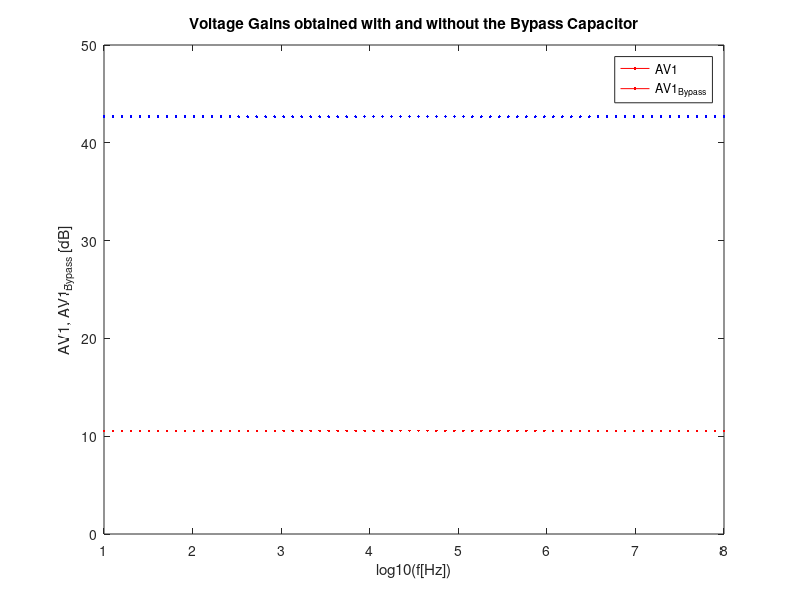
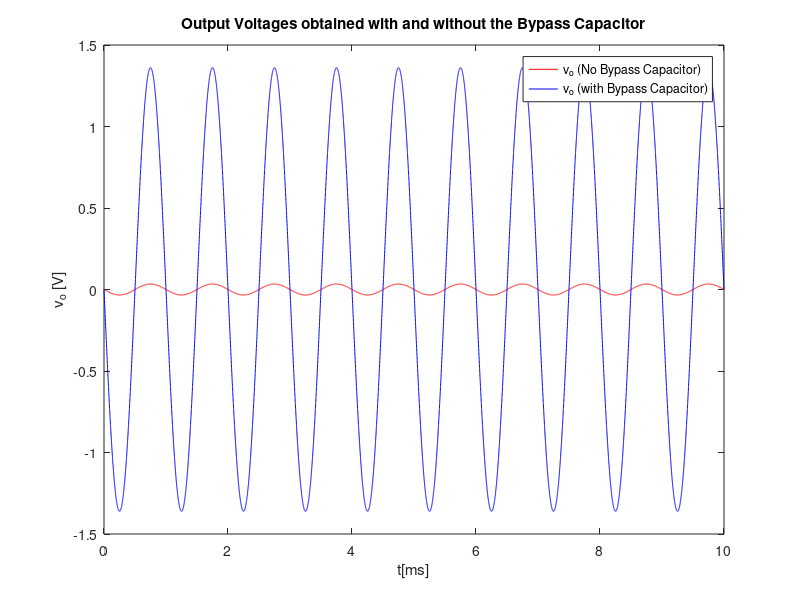
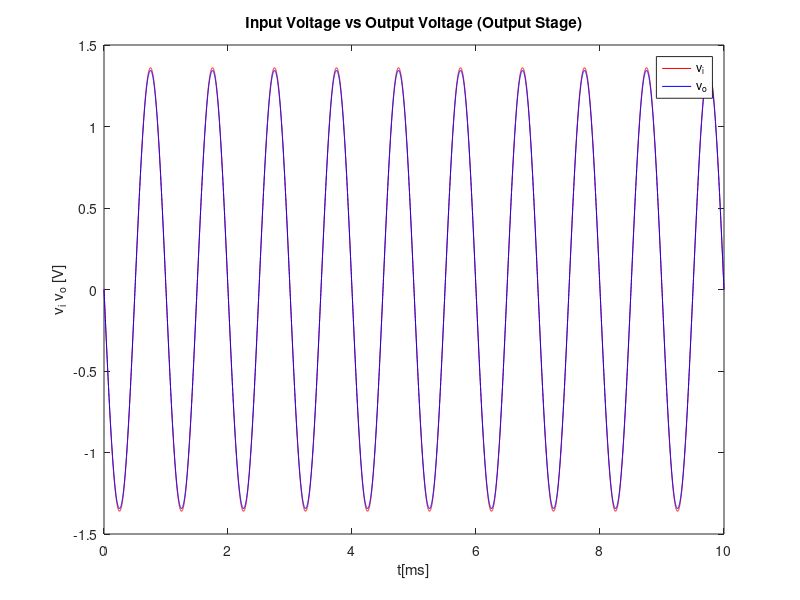
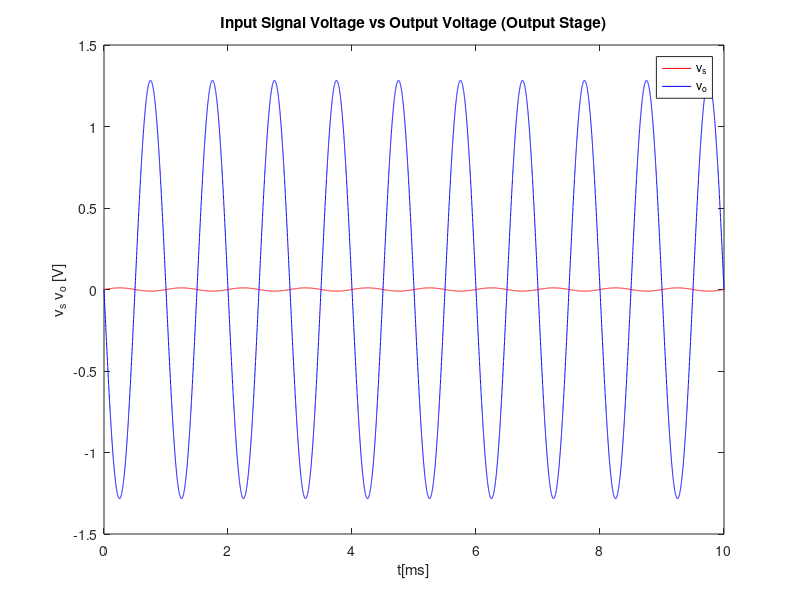

MATLAB code to generate these figures, in order:
%gain stage

% Sinal de entrada.
VS = 0;       % Componente DC (que é nula, mas enfim).
vs = 10e-3;
f = 1000;
w = 2*pi*f

t = 0:1e-6:1e-2;    % Vetor de tempo.   
N=70;
f_vector = logspace(1, 8, N);

vS = VS + vs*sin(w*t);


RL=8;
VT=25e-3
BFN=178.7
VAFN=69.7
RE1=200
RC1=700
RB1=80000
RB2=20000
VBEON=0.7     %Vamos assumir isto; é o que o professor faz!
VCC=12
RS=100


% Operating Point (Gain Stage)

% Condensador = Circuito Aberto (frequências baixas).
% VS, RS e CI vão à vida!

% Equivalente de Thévenin:

% Resistência Equivalente de Thévenin (Vcc desligado => RB1 || RB2):
RB=1/(1/RB1+1/RB2)

% Tensão Equivalente de Thévenin (tensão no nó da base quando este é um circuito aberto):
% Divisor de Tensão
VEQ=RB2/(RB1+RB2)*VCC


% KVL na malha do Bias Circuit:
IB1=(VEQ-VBEON)/(RB+(1+BFN)*RE1)


% Corrente no Coletor (Definição):
IC1=BFN*IB1


% Corrente no Emissor (KCL + Definição):
IE1=(1+BFN)*IB1


% Tensão em RE1:
VE1=RE1*IE1


% Static Output Voltage (Gain Stage) = Tensão no Coletor!
% KVL na malha da direita.
VO1=VCC-RC1*IC1


% Tensão entre o Coletor e o Emissor, para confirmar que o transístor opera na F.A.R (VCE > VBEON):
VCE=VO1-VE1


% Análise OP na Gain Stage completa!!!

% Incremental Circuit: Frequências Médias => Condensadores = Curto-Circuitos!

% Definições
gm1=IC1/VT
rpi1=BFN/gm1
ro1=VAFN/IC1


% Paralelo de RS com RB (resistência equivalente do Bias), de acordo com o slide 7 da aula 17.
RSB=RB*RS/(RB+RS)

% Expressão Completa do Ganho na Gain Stage:
AV1 = RSB/RS * RC1*(RE1-gm1*rpi1*ro1)/((ro1+RC1+RE1)*(RSB+rpi1+RE1)+gm1*RE1*ro1*rpi1 - RE1^2)

% Ganho Completo em dB:
AVI_DB = 20*log10(abs(AV1))


% Expressão do Ganho Simplificada (ro -> +inf; RB = 0). Acho que já está em módulo!
AV1simple = RB/(RB+RS) * gm1*RC1/(1+gm1*RE1)


% Ganho Simplificado em dB:
AVIsimple_DB = 20*log10(abs(AV1simple))


%Output Voltage (Gain Stage):
v_oGS = AV1 * vS;


% Implementação do Bypass Capacitor (a corrente vai toda pelo condensador em curto-circuito <=> RE1 = 0 Ohm)
% Este é que será o ganho a sério (a partir da Lower Cut-Off Frequency)!
% A expressão anterior é só para compararmos com o ganho sem o Bypass Capacitor (podemos pôr as duas no mesmo gráfico)!
RE1BC=0
AV1BC = RSB/RS * RC1*(RE1BC-gm1*rpi1*ro1)/((ro1+RC1+RE1BC)*(RSB+rpi1+RE1BC)+gm1*RE1BC*ro1*rpi1 - RE1BC^2)
AVIBC_DB = 20*log10(abs(AV1BC))
AV1BCsimple =  - RSB/RS * gm1*RC1/(1+gm1*RE1BC)
AVIBCsimple_DB = 20*log10(abs(AV1simple))


%Output Voltage (Gain Stage) com Bypass Capacitor:
v_oBypass = AV1BC * vS;

f_pequeno = logspace(1, 4, N);

ha = figure();
plot(log10(f_vector), AVI_DB, "r")
hold on
plot(log10(f_vector), AVIBC_DB, "b")
title("Voltage Gains obtained with and without the Bypass Capacitor");
xlabel ("log10(f[Hz])");
xlim ([1 8]);
ylabel ("AV1, AV1_{Bypass} [dB]");
ylim ([0 50]);
legend('AV1','AV1_{Bypass}');
print (ha, "gainGStageOctave.eps", "-depsc");


hb = figure();
plot(t*1000, v_oGS, "r")
hold on
plot(t*1000, v_oBypass, "b")
title("Output Voltages obtained with and without the Bypass Capacitor");
xlabel ("t[ms]");
ylabel ("v_o [V]");
legend('v_o (No Bypass Capacitor)','v_o (with Bypass Capacitor)');
print (hb, "voGStageOctave.eps", "-depsc");

% Determinação da Input Impedance e da Output Impedance (Gain Stage):


RE1=100;

% Input Impedance (sem o Bypass Capacitor). Mais uma vez, deve ser só para comparar os valores.
ZI1 = 1/(1/RB+1/(((ro1+RC1+RE1)*(rpi1+RE1)+gm1*RE1*ro1*rpi1 - RE1^2)/(ro1+RC1+RE1)))
ZIII=1/(1/RB+1/RB2+1/rpi1)
% Output Impedance (sem o Bypass Capacitor).
ZX = ro1*((RSB+rpi1)*RE1/(RSB+rpi1+RE1))/(1/(1/ro1+1/(rpi1+RSB)+1/RE1+gm1*rpi1/(rpi1+RSB)))

% Esta é a expressão que está na aula 16.
ZX = ro1*(   1/RE1+1/(rpi1+RSB)+1/ro1+gm1*rpi1/(rpi1+RSB)  )/(   1/RE1+1/(rpi1+RSB) )

% Paralelo de ZX com RC1.
ZO1 = 1/(1/ZX+1/RC1)


% Output Impedance (com o Bypass Capacitor <=> RE1 = 0)
RE1=0;

ZI1 = 1/(1/RB+1/(((ro1+RC1+RE1)*(rpi1+RE1)+gm1*RE1*ro1*rpi1 - RE1^2)/(ro1+RC1+RE1)))

% % Paralelo de ZX com RC1.Neste caso, ZX = ro1.
ZO1 = 1/(1/ro1+1/RC1)



% Análise da Gain Stage completa!!!

% Output Stage

% Transístor PNP
BFP = 227.3;
VAFP = 37.2;
RE2 = 60;
VEBON = 0.7;      %Vamos assumir isto; é o que o professor faz!


% Operating Point (Output Stage):
% O input da Output Stage é o output da Gain Stage! 
VI2 = VO1;


% Corrente no Emissor
% KVL na malha grande:
IE2 = (VCC-VEBON-VI2)/RE2


% Corrente no Coletor
% Definição (isto é preciso para calcular gm2, rpi2 e ro2):
IC2 = BFP/(BFP+1)*IE2


% Output Voltage (KVL na malha da direita):
VO2 = VCC - RE2*IE2


% Na verdade, esta fórmula é mais conveniente.
% Vou pôr aqui para ver se dá o mesmo:
VO2_Alt = VI2 + VEBON


% Análise OP (Output Stage) completa!!!


% Determinação das admitâncias/condutâncias incrementais (definições).
% As fórmulas são o inverso das das resistências respetivas!
gm2 = IC2/VT
go2 = IC2/VAFP
gpi2 = gm2/BFP
ge2 = 1/RE2


% Gain (Output Stage):
AV2 = gm2/(gm2+gpi2+go2+ge2)


% Input Impedance (Output Stage):
ZI2 = (gm2+gpi2+go2+ge2)/gpi2/(gpi2+go2+ge2)


% Output Impedance (Output Stage):
ZO2 = 1/(gm2+gpi2+go2+ge2)


% Input Voltage (Output Stage):
vi_Output = v_oBypass;


% Output Voltage (Output Stage):
vo_Output = AV2*v_oBypass;

hc = figure();
plot(t*1000, vi_Output, "r")
hold on
plot(t*1000, vo_Output, "b")
title("Input Voltage vs Output Voltage (Output Stage)");
xlabel ("t[ms]");
ylabel ("v_i v_o [V]");
legend('v_i','v_o');
print (hc, "vivoOStageOctave.eps", "-depsc");



% Circuito Total/Completo


% Condutância equivalente à entrada da Output Stage. Torna a expressão do Ganho Total mais fácil de escrever (isto é a primeira parcela do numerador).
gB = 1/(1/gpi2+ZO1)

% Ganho Total (está no PDF dos cálculos à mão).
AV = (gB+gm2/gpi2*gB)/(gB+ge2+go2+gm2/gpi2*gB)*AV1BC
AV_DB = 20*log10(abs(AV))


% Input Impedance do Circuito Total = Input Impedance da Gain Stage.
ZI=ZI1


% Output Impedance do Circuito Total (está no PDF dos cálculos à mão).
ZO=1/(go2+gm2/gpi2*gB+ge2+gB)

tabID2=fopen('oct2_tab.tex','w');
fprintf(tabID2, "$Z_{I}$ & %.10f \\\\ \\hline\n", ZI) 
fprintf(tabID2, "$Z_{O}$ & %.10f \\\\ \\hline\n", ZO) 
fclose(tabID2);


% Output Voltage (Circuito Completo):
vo_Total = AV*vS;


hd = figure();
plot(t*1000, vS, "r")
hold on
plot(t*1000, vo_Total, "b")
title("Input Signal Voltage vs Output Voltage (Output Stage)");
xlabel ("t[ms]");
ylabel ("v_s v_o [V]");
legend('v_s','v_o');
print (hd, "vsvoTotal.eps", "-depsc");

tabID=fopen('oct1_tab.tex','w');
fprintf(tabID, "$I_{B1}$ & %.10f \\\\ \\hline\n", IB1) 
fprintf(tabID, "$I_{C1}$ & %.10f \\\\ \\hline\n", IC1) 
fprintf(tabID, "$I_{E1}$ & %.10f \\\\ \\hline\n", IE1) 
fprintf(tabID, "$V_{E1}$ & %.10f \\\\ \\hline\n", VE1) 
fprintf(tabID, "$V_{O1}$ & %.10f \\\\ \\hline\n", VO1)  
fprintf(tabID, "$V_{CE}$ & %.10f \\\\ \\hline\n", VCE) 
fprintf(tabID, "$I_{E2}$ & %.10f \\\\ \\hline\n", IE2) 
fprintf(tabID, "$I_{C2}$ & %.10f \\\\ \\hline\n", IC2) 
fprintf(tabID, "$V_{O2}$ & %.10f \\\\ \\hline\n", VO2)  
fclose(tabID);

%R quivalente cb
RE1=200
VFAKE=1
Ielol=VFAKE/RE1;
I1lol=RE1*Ielol/(rpi1+1/(1/RB1+1/RS));
RBS=1/(1/RB1+1/RS);

A=[RC1, ro1; 1,1;]
B=[-VFAKE+(gm1*rpi1*I1lol-I1lol-Ielol)*ro1; I1lol+Ielol]
C=A\B;

Is=C(2);
Zeqcb=VFAKE/Is

%req co
Zeqco=ZO+RL

%req ci
Zeqci=RS+ZI

Ci=100e-6;
Cb=2500e-6;
Co=800e-6;
w_Lower=1/(Ci*Zeqci) + 1/(Cb*Zeqcb) + 1/(Co*Zeqco)
flower=w_Lower/(2*pi)

ganho=AV;
ganhodB=20*log10(ganho);
%esboço funçao
f=logspace(1,8,70);

for i=1:length(f)
  Aux(i)=20*log10(f(i)*(10^((ganhodB-3)/20))/flower);
  if(f(i)<=flower)
    T(i)=Aux(i);
  elseif(Aux(i)< ganhodB)
    T(i)=Aux(i);
  else
    T(i)=ganhodB;
  endif  
endfor

p1= figure();
plot(log10(f), T, "r")
title("Frequency response of vo(f)/vi(f) (dB)")
xlabel ("log_{10}(f[Hz])")
ylabel ("vo(f)/vi(f)")
print (p1, "octave.eps", "-depsc");

